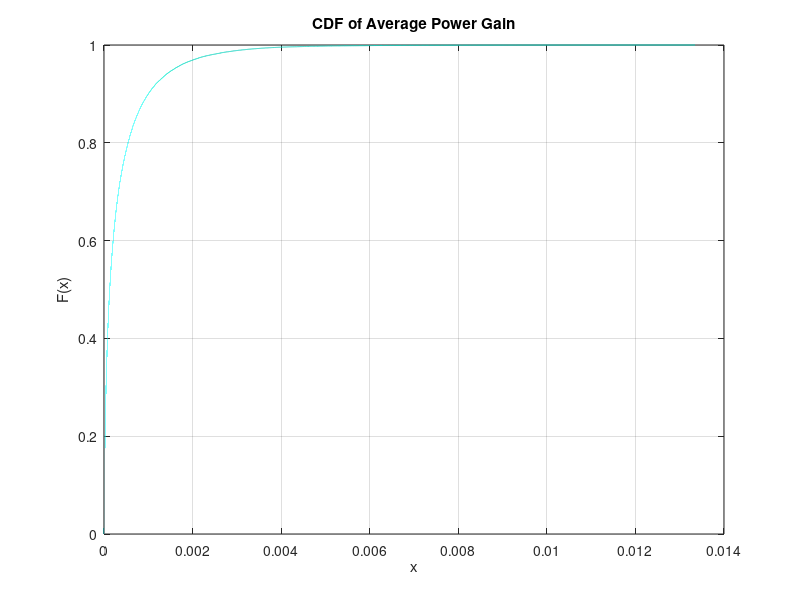

Source code (MATLAB): (Note: this script raises an error after producing the figure.)
%% Part a:

clc
clear
close all

numSamples = 10^5;
numClusters = 10;
maxDelay = 10;
minDelay = 1;

%Creating gains:
gMean = 0;
g = zeros(numClusters, numSamples);

for clusterIndex = 1:numClusters
    %Creating delays:
    tou = minDelay + (maxDelay - minDelay) * rand(1, numSamples);
    
    %Creating average power gain:
    sigma2 = (10^(-3)) * (tou.^(-4));
    
    gSD = sqrt(sigma2/2);
    g(clusterIndex,:) = normrnd(gMean, gSD) + 1i * normrnd(gMean, gSD);
end

%Overall channel gain for each realization:
gTotal = sum(g,1);

%Computing power gain(|h|^2):
h = gTotal;
hMag = abs(h) .^ 2;

%Computing average power gain(E{|h|^2}):
hMagAvg = sum(hMag,2) / numSamples;
sigmaAvg = 10 * sum(sigma2,2) / numSamples;
fprintf('The simulated power gain is %f, while the actual its value is %f.  \n ',hMagAvg, sigmaAvg); 

plot1 = cdfplot(hMag);
set(plot1, 'Color', [19/255, 206/255, 188/255]);
title('CDF of Average Power Gain');

save('gains', 'h', 'g');
save('power gain', 'hMag');
%% Part b:

clc
clear
close all

numClusters = 10;
maxFreq = 10^6;
maxDelay = 10;
minDelay = 1;

load('gains.mat');

%Calculating H(f):
oneSampleG = g(:,1);
f = 0:1000:maxFreq-1;
H = 0;

tou = minDelay + (maxDelay - minDelay) * rand(10,1);
for clusterIndex = 1:numClusters
    H = H + oneSampleG(clusterIndex,1) * exp(-1i * 2 * pi * f * tou(clusterIndex,1));
end

plot(f, real(H), 'Color', [19/255, 206/255, 188/255]);
xlabel('f');
ylabel('H(f)');
title('Channel Responce');

%% Part c:

clc
clear
close all

numSamples = 10^5;
numClusters = 10;
maxDelay = 10;
minDelay = 1;
v = 20;
fc = 3 * 10^9;
c = 3 * 10^8;

%Using gains from part a:
load('gains.mat');

%Creating different incoming rays' angle:
teta = 2 * pi * rand(numClusters,1);

%Creating Doppler frequency for all clusters:
fd = fc * v * cos(teta) / c;

%Time interval:
time = 0:10^-4:1;
timeLen = length(time);

%Overall channel gain for each realization with Doppler effect:
oneSampleG = g(:,1);
gWithDop = 0;

for clusterIndex = 1:numClusters
   gWithDop =  gWithDop + g(clusterIndex,1) .* exp(1i * 2 * pi * fd(clusterIndex, 1) * time);
end

%Computing power gain(|h|^2):
hWithDop = gWithDop;
hMagWithDop = abs(hWithDop) .^ 2;

%Plotting power gain for one realization with Doppler effect:
figure
plot(time, abs(gWithDop), 'Color', [19/255, 206/255, 188/255]);
xlabel('Time');
ylabel('Channel Gain');

%Computing average power gain(E{|h|^2}):
hMagAvg = sum(hMagWithDop,2) / timeLen;
fprintf('The simulated power gain with doppler gain is %f \n',hMagAvg); 

load('power gain');

figure
plot1 = cdfplot(hMagWithDop);
hold on
plot2 = cdfplot(hMag);
hold off

set(plot1, 'Color', [19/255, 206/255, 188/255]);
set(plot2, 'Color', [28/255, 152/255, 140/255]);
legend('With Doppler', 'Without Doppler');
title('CDF of Average Power Gain');
